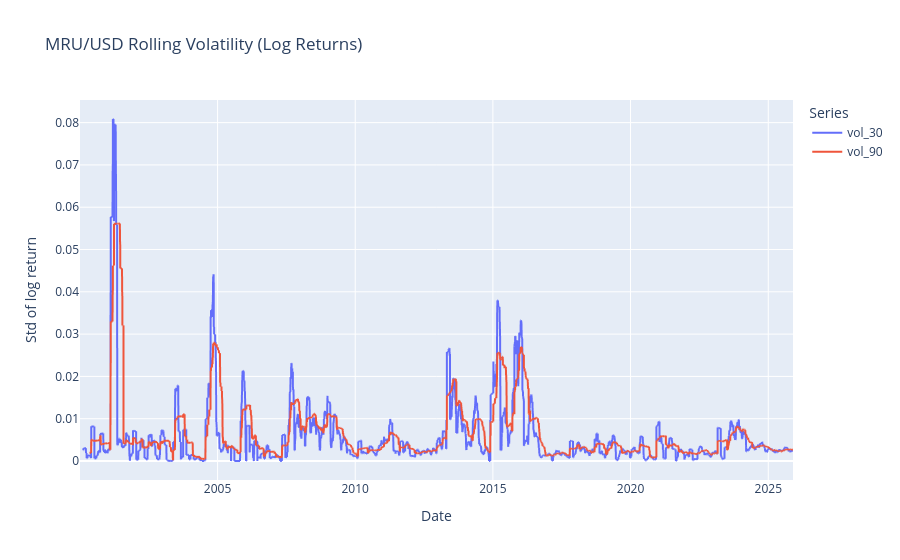

Notebook code cell kept with this figure:
### Code cell
# 8. Rolling volatility
window_short = 30
window_long = 90

df["vol_30"] = df["log_return"].rolling(window_short).std()
df["vol_90"] = df["log_return"].rolling(window_long).std()

print("30-day vol (non-NaN) stats:")
display(df["vol_30"].dropna().describe())

print("90-day vol (non-NaN) stats:")
display(df["vol_90"].dropna().describe())

# Save rolling vol (derived)
derived_dir = Path("../data/derived")
derived_dir.mkdir(parents=True, exist_ok=True)
vol_path = derived_dir / "mru_usd_rolling_volatility.csv"
df.loc[:, ["date", "vol_30", "vol_90"]].to_csv(vol_path, index=False)
print("Saved rolling volatility to:", vol_path)

# Plot rolling volatility (interactive)
fig_vol = px.line(df, x="date", y=["vol_30", "vol_90"], title="Rolling volatility (30d, 90d)")
fig_vol.show()

# Top volatility dates
N_top = 10
top_vol30 = df[["date", "vol_30"]].dropna().nlargest(N_top, "vol_30")
top_vol90 = df[["date", "vol_90"]].dropna().nlargest(N_top, "vol_90")

print(f"Top {N_top} dates by 30-day volatility:")
display(top_vol30.reset_index(drop=True))
print(f"Top {N_top} dates by 90-day volatility:")
display(top_vol90.reset_index(drop=True))

### Figure 1 — Plotly figure (JSON) as saved in the notebook; plotly's stock layout.template omitted (floating-point values rounded to 4 significant figures; data arrays with more than 128 entries replaced by an {"elided": "..."} marker saying what was removed)
{"data": [{"hovertemplate": "Series=vol_30<br>Date=%{x}<br>Std of log return=%{y}<extra></extra>", "legendgroup": "vol_30", "line": {"color": "#636efa", "dash": "solid"}, "marker": {"symbol": "circle"}, "mode": "lines", "name": "vol_30", "showlegend": true, "type": "scattergl", "x": {"elided": "6752 str values"}, "xaxis": "x", "y": {"elided": "6752 float values"}, "yaxis": "y"}, {"hovertemplate": "Series=vol_90<br>Date=%{x}<br>Std of log return=%{y}<extra></extra>", "legendgroup": "vol_90", "line": {"color": "#EF553B", "dash": "solid"}, "marker": {"symbol": "circle"}, "mode": "lines", "name": "vol_90", "showlegend": true, "type": "scattergl", "x": {"elided": "6752 str values"}, "xaxis": "x", "y": {"elided": "6752 float values"}, "yaxis": "y"}], "layout": {"legend": {"title": {"text": "Series"}, "tracegroupgap": 0}, "title": {"text": "MRU/USD Rolling Volatility (Log Returns)"}, "xaxis": {"anchor": "y", "domain": [0, 1], "title": {"text": "Date"}}, "yaxis": {"anchor": "x", "domain": [0, 1], "title": {"text": "Std of log return"}}}}
